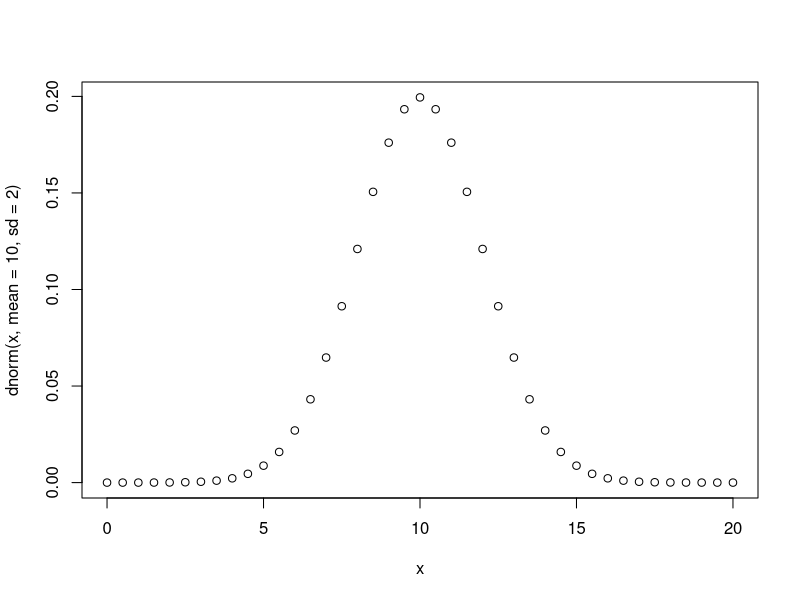
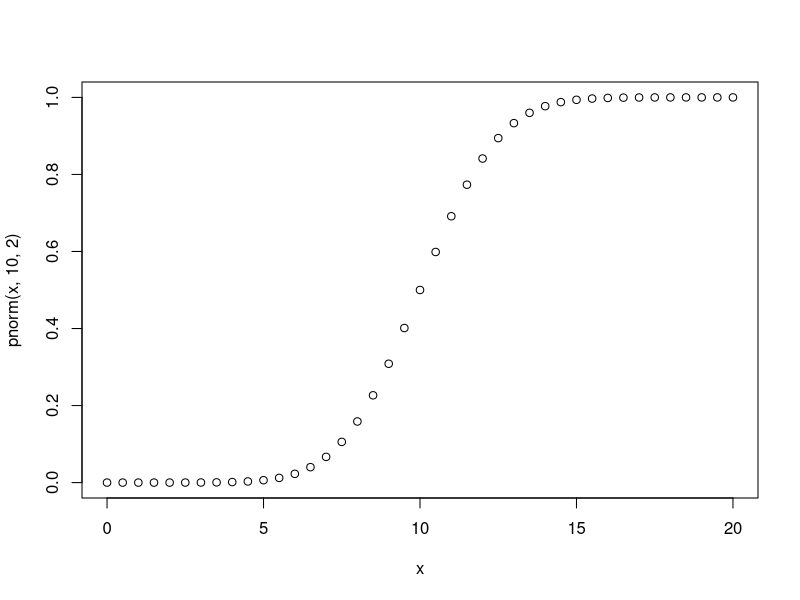
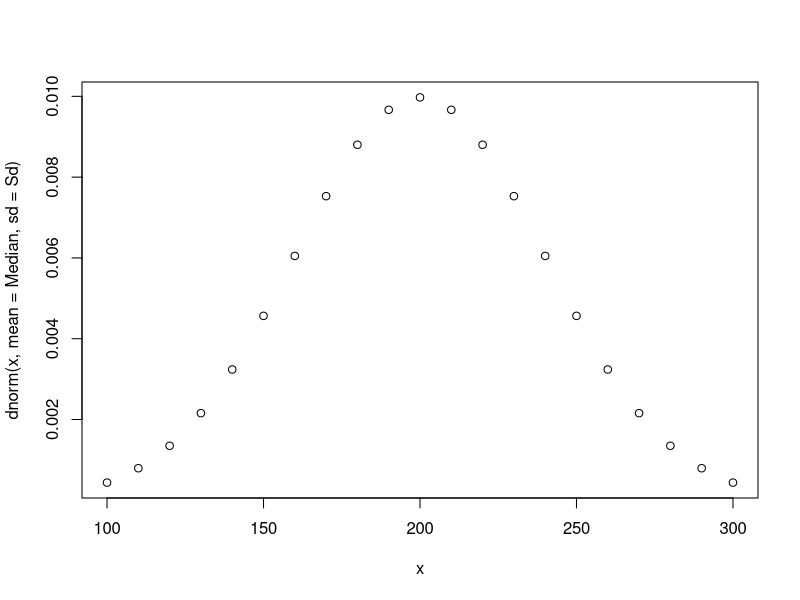
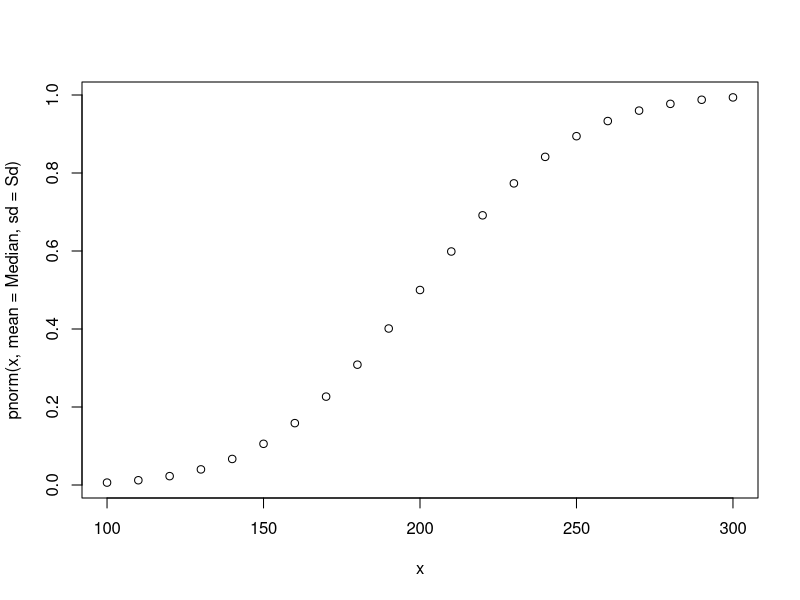
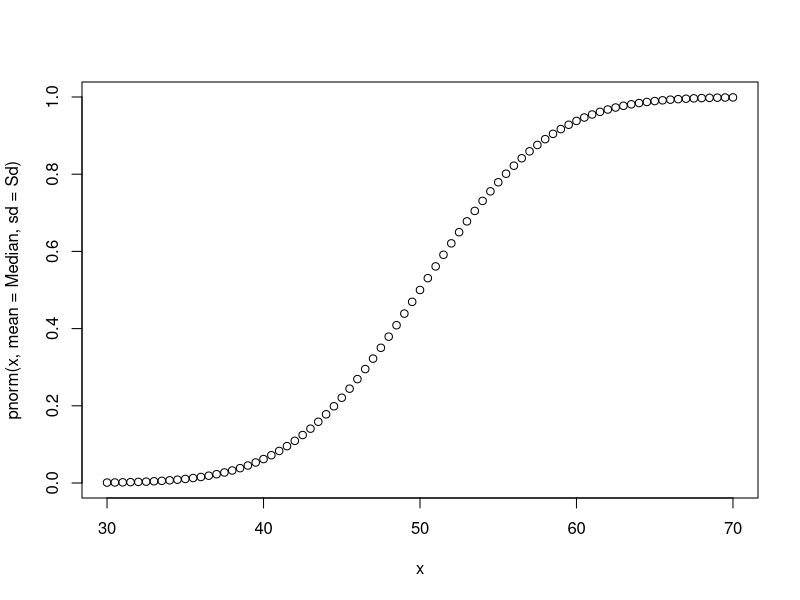

These charts were generated, in order, by the following R code:
## ---- chunk 1
Median = 10
Sd = 2
x = seq(0, 20, 0.5)

plot(x, dnorm(x, mean = 10, sd = 2)) # function de densidad
plot(x, pnorm(x, 10, 2)) # funcion de distribucion acumulada

pnorm(6, 10, 2) # menos de 6 horas

## ---- chunk 2

pnorm(13, 10, 2)
pnorm(7, 10, 2)
pnorm(13, 10, 2) - pnorm(7, 10, 2)

## ---- chunk 3

Median = 200
Sd = 40

x = seq(100, 300, 10)

plot(x, dnorm(x, mean = Median, sd = Sd)) # funcion de densidad
plot(x, pnorm(x, mean = Median, sd = Sd)) # funcion de distribucion

# 0, al tratarse de una distribución continua
dnorm(200, mean = Median, sd = Sd)

## ---- chunk 4
1 - pnorm(250,  mean = Median, sd = Sd)

## ---- chunk 5
pnorm(100,  mean = Median, sd = Sd)
## ---- chunk 6
Median = 50
Sd = 6.5
x = seq(30, 70, 0.5)

plot(x, pnorm(x, mean = Median, sd = Sd))

dnorm(23, mean = Median, sd = Sd)

## ---- chunk 7
pnorm(43.1, mean = Median, sd = Sd) - pnorm(27.3, mean = Median, sd = Sd)
## ---- chunk 8
1 - pnorm(62, mean = Median, sd = Sd) 
## ---- chunk 9
 pnorm(3.2, mean = Median, sd = Sd) 
## ---- chunk 10
qnorm(p = 0.045, mean = 50, sd = 6.5)
## ---- chunk 11
qnorm(p = 0.45, mean = 50, sd = 6.5)
